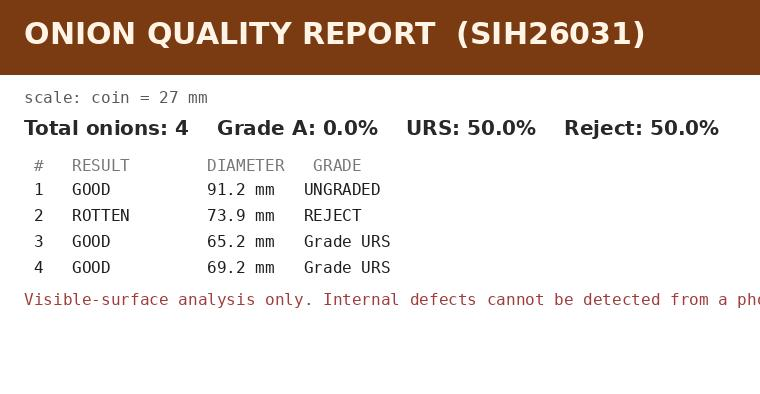
#> input picture onion-opencv-course/batch_output/report_card.jpg, 760 x 394 px
$ python grader.py batch_output/report_card.jpg 1.0
#> lines starting #> are read from the running program, lines starting #| are printed output that depends on the picture; after the words box and inside, x2 and y2 are one past the last pixel; in counts of white or black regions, pixels touching at a corner belong together
"""
grader.py  (SIH26031 — Step 2)
================================
The CORE engine of the onion grading app.

Given ONE photo of a batch of onions it:
  1. DETECTS each onion          -> threshold + contours + WATERSHED (splits touching onions)
  2. COUNTS them EXACTLY          -> one result per onion
  3. CLASSIFIES each              -> GOOD / DAMAGED / ROTTEN / SPROUTED / UNDERSIZED
  4. MEASURES diameter in mm      -> using a reference coin in the photo
  5. GRADES                       -> Grade A (45-65mm) / URS (35-70mm) / REJECT
  6. REPORTS                      -> annotated image + JSON + text + report card

Run it:
    python grader.py images/demo_batch.jpg 27
    python grader.py images/test_touching.jpg 27

Reference coin sizes: Rs.10 / Rs.2 = 27 mm, Rs.5 = 23 mm, Rs.1 = 22 mm.
If no coin is found it assumes the median onion is 55 mm and WARNS you.

HONESTY: this grades VISIBLE SURFACE quality only. A photo cannot see
inside an onion (internal rot, moisture) — we state this in every report.
"""
import os
import sys
import json
import cv2
import numpy as np
from PIL import Image, ImageDraw, ImageFont

# ------------------------------ CONFIG -------------------------------------
REF_DIAMETER_MM = 27.0          # default reference coin (Rs.10 / Rs.2)
MIN_AREA        = 1500          # ignore specks smaller than this (px^2)
GRADE_A_MM      = (45, 65)      # strict procurement spec
GRADE_URS_MM    = (35, 70)      # relaxed spec ("Grade URS")
UNDERSIZE_MM    = 35.0          # below this = UNDERSIZED
FONT_MONO = "/usr/share/fonts/truetype/dejavu/DejaVuSansMono.ttf"
FONT_BOLD = "/usr/share/fonts/truetype/dejavu/DejaVuSans-Bold.ttf"

COLORS = {
    "GOOD": (0, 180, 0), "DAMAGED": (0, 165, 255), "ROTTEN": (0, 0, 255),
    "SPROUTED": (0, 200, 200), "UNDERSIZED": (255, 140, 0), "COIN": (80, 80, 80),
}

# ----------------------------------------------------------------------------
# 1. READ IMAGE
# ----------------------------------------------------------------------------
def read_image(path, max_w=1200):
#> called with path = 'batch_output/report_card.jpg', max_w = 1200
    img = cv2.imread(path)
#> img is the input picture: shape (394, 760, 3); mean B, G, R 207.8, 214.9, 226.1
    if img is None:
        raise FileNotFoundError(f"Could not read image: {path}")
    h, w = img.shape[:2]
    if w > max_w:                       # keep the image a manageable size
        img = cv2.resize(img, (max_w, int(h * max_w / w)),
                         interpolation=cv2.INTER_AREA)
    return img

# ----------------------------------------------------------------------------
# 2. DETECT (find every onion)
# ----------------------------------------------------------------------------
def find_objects(img):
    """Turn the photo into a binary image where onions = white blobs,
    then return one contour per blob."""
    gray = cv2.cvtColor(img, cv2.COLOR_BGR2GRAY)
    blur = cv2.GaussianBlur(gray, (7, 7), 0)             # remove noise
    # Otsu picks the best cutoff: onion (dark) vs background (light)
    _, th = cv2.threshold(blur, 0, 255, cv2.THRESH_BINARY_INV + cv2.THRESH_OTSU)
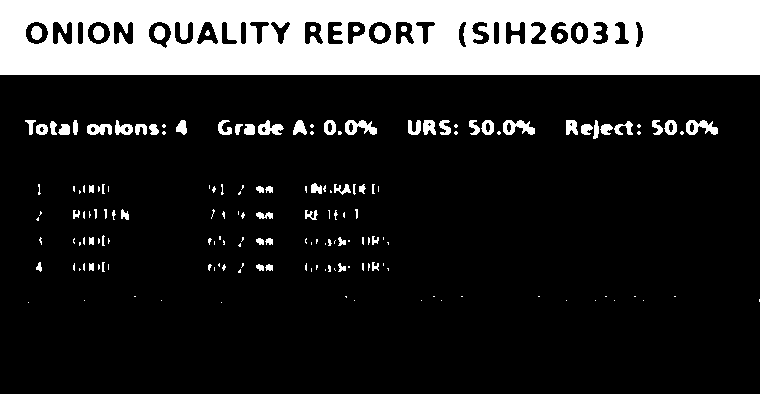
#> th: shape (394, 760); 19.2% white; 174 white regions (101 under 20 px), largest, box (x1, y1, x2, y2) and area: (0, 0, 760, 75) 50612, (503, 120, 535, 135) 282, (686, 120, 718, 135) 281
    k = np.ones((7, 7), np.uint8)
    th = cv2.morphologyEx(th, cv2.MORPH_CLOSE, k, iterations=2)   # fill holes
#> th: shape (394, 760); 23% white; 49 white regions (26 under 20 px), largest, box (x1, y1, x2, y2) and area: (0, 0, 760, 75) 57000, (566, 120, 718, 139) 1912, (218, 120, 377, 135) 1891
    th = cv2.morphologyEx(th, cv2.MORPH_OPEN, k, iterations=2)    # drop specks
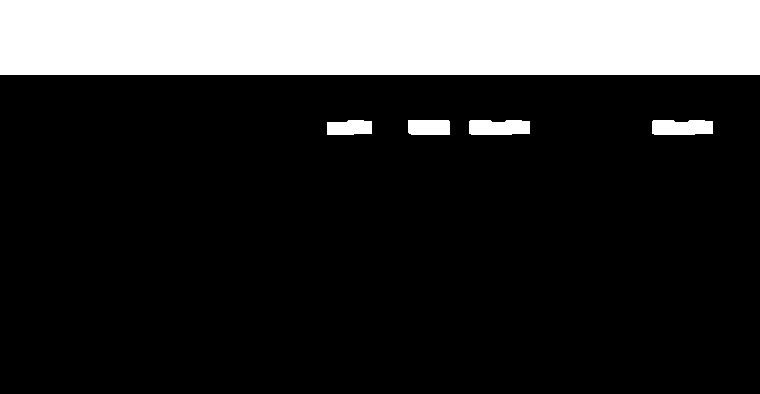
#> th: shape (394, 760); 20% white; 5 white regions
    contours, _ = cv2.findContours(th, cv2.RETR_EXTERNAL,
                                   cv2.CHAIN_APPROX_SIMPLE)
#> contours = 5 contours; box (x1, y1, x2, y2) and area: (0, 0, 760, 75) 56166, (652, 120, 713, 135) 785, (469, 120, 530, 135) 785, (408, 120, 450, 135) 570, (327, 120, 372, 135) 551
    contours = [c for c in contours if cv2.contourArea(c) >= MIN_AREA]
#> contours = [[[0, 0], [0, 74], [759, 74], [759, 0]]]
    return th, contours

# [39 lines left out: function _watershed_blob, not called in this run]

def split_merged(img, contours):
    """A blob that is BIGGER than a typical onion AND not round is probably
    2+ onions touching -> split it with watershed."""
    if not contours:
        return contours
    areas = np.array([cv2.contourArea(c) for c in contours])
#> areas = [56166]
    med = float(np.median(areas))
#> med = 56166
    out = []
    for c in contours:
        area = cv2.contourArea(c)
        perim = cv2.arcLength(c, True)
        circ = (4 * np.pi * area) / (perim ** 2) if perim else 0.0
        # merged clue: clearly bigger than the median AND squashed/not-round
        if area > 1.3 * med and circ < 0.75:
            out.extend(_watershed_blob(img, c))
        else:
            out.append(c)
#> this loop made 1 pass
#> (c, area, perim, circ) on pass 1: ([[0, 0], [0, 74], [759, 74], [759, 0]], 56166, 1666, 0.254)
#> after the loop, out = [[[0, 0], [0, 74], [759, 74], [759, 0]]]
#> in analyze_batch, `objs = [geom(c) for c in contours]`: objs = 1 item
    return out

# ----------------------------------------------------------------------------
# 3. GEOMETRY of each onion
# ----------------------------------------------------------------------------
def geom(c):
    area = cv2.contourArea(c)
    perim = cv2.arcLength(c, True)
    circ = (4 * np.pi * area) / (perim ** 2) if perim > 0 else 0.0
    x, y, w, h = cv2.boundingRect(c)
    d_px = 2 * np.sqrt(area / np.pi)       # equivalent diameter in PIXELS
    return dict(area=area, perim=perim, circ=circ, box=(x, y, w, h), d_px=d_px)

def detect_coin(objs):
    """The reference coin = a ROUND object clearly SMALLER than the onions."""
    if not objs:
        return None
    areas = np.array([o["area"] for o in objs])
#> areas = [56166]
    med = float(np.median(areas))
#> med = 56166
    cands = [o for o in objs if o["circ"] >= 0.80 and o["area"] < 0.6 * med]
#> cands = []
    return max(cands, key=lambda o: o["circ"]) if cands else None

# ----------------------------------------------------------------------------
# 4. CLASSIFY + GRADE
# ----------------------------------------------------------------------------
def classify(green_ratio, dark_ratio, brown_ratio, d_mm):
    """Rules over visible features (tune these on a labeled dataset later)."""
    if green_ratio >= 0.02:                              # green = sprout
        return "SPROUTED"
    if dark_ratio >= 0.12 or brown_ratio >= 0.40:        # lots of dark/brown = rot
        return "ROTTEN"
    if dark_ratio >= 0.04 or brown_ratio >= 0.15:        # some blemish = damaged
        return "DAMAGED"
    if d_mm < UNDERSIZE_MM:
        return "UNDERSIZED"
    return "GOOD"

def grade_for(label, d_mm):
    if label != "GOOD":
        return "REJECT"
    if GRADE_A_MM[0] <= d_mm <= GRADE_A_MM[1]:
        return "Grade A"
    if GRADE_URS_MM[0] <= d_mm <= GRADE_URS_MM[1]:
        return "Grade URS"
    return "UNGRADED"

# ----------------------------------------------------------------------------
# 5. MAIN
# ----------------------------------------------------------------------------
def analyze_batch(path, ref_mm=REF_DIAMETER_MM, out_dir="outputs"):
    os.makedirs(out_dir, exist_ok=True)
    img = read_image(path)

    _, contours = find_objects(img)
    if not contours:
        raise RuntimeError("No objects found — check lighting/background.")
    contours = split_merged(img, contours)               # split touching onions
    objs = [geom(c) for c in contours]
    coin = detect_coin(objs)

    # ---- scale: pixels -> millimetres ----
    if coin:
        px_per_mm = coin["d_px"] / ref_mm
        scale_note = f"scale: reference = {ref_mm:.0f} mm"
    else:
        median_d = float(np.median([o["d_px"] for o in objs]))
#> median_d = 267.4
        px_per_mm = median_d / 55.0
#> px_per_mm = 4.86
        scale_note = "WARNING: no reference object detected — assumed median onion = 55 mm"

    hsv = cv2.cvtColor(img, cv2.COLOR_BGR2HSV)
#> hsv: shape (394, 760, 3); mean H, S, V 10.5, 37.5, 226.2
    H, S, V = cv2.split(hsv)
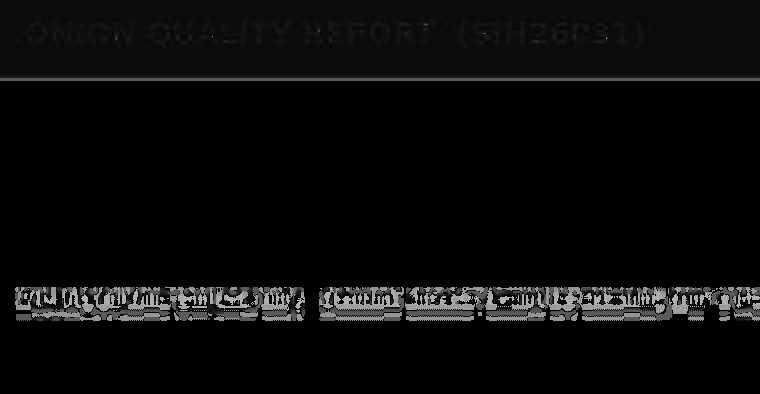
#> H: shape (394, 760); min 0, max 179, mean 10.5
    gray = cv2.cvtColor(img, cv2.COLOR_BGR2GRAY)

    # colour masks (healthy golden skin is BRIGHT; defects are DARKER -> V<=160)
    green = ((H >= 35) & (H <= 85) & (S >= 60) & (V >= 40)).astype(np.uint8)
#> green: shape (394, 760); every value is 0
    brown = ((H >= 8) & (H <= 25) & (S >= 60) & (V <= 160)).astype(np.uint8)
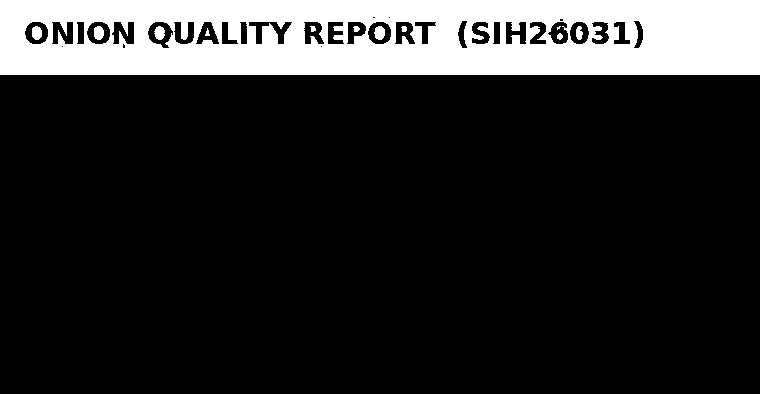
#> brown: shape (394, 760); values 0 (black) and 1 (white), 16.8% white; 12 white regions (1 under 20 px), largest, box (x1, y1, x2, y2) and area: (0, 0, 760, 75) 49654, (374, 26, 385, 40) 121, (94, 26, 104, 40) 117

    coin_idx = objs.index(coin) if coin else None
    results, annotated = [], img.copy()
#> results = []
    for i, (o, c) in enumerate(zip(objs, contours)):
        if coin_idx is not None and i == coin_idx:
            continue                                  # the coin is the ruler, not an onion
        mask = np.zeros_like(gray)
        cv2.drawContours(mask, [c], -1, 255, -1)
        px = mask > 0
        d_mm = o["d_px"] / px_per_mm
        green_ratio = float(green[px].mean())
        brown_ratio = float(brown[px].mean())
        dark_ratio  = float(np.mean(gray[px] < 70))
        label = classify(green_ratio, dark_ratio, brown_ratio, d_mm)
        grade = grade_for(label, d_mm)
        results.append(dict(d_mm=round(d_mm, 1), label=label, grade=grade,
                            circ=round(o["circ"], 2),
                            brown=round(brown_ratio, 3),
                            dark=round(dark_ratio, 3),
                            green=round(green_ratio, 3)))
        # ---- draw ----
        x, y, w, h = o["box"]
        col = COLORS[label]
        cv2.drawContours(annotated, [c], -1, col, 3)
        cv2.rectangle(annotated, (x, y), (x + w, y + h), (255, 0, 0), 2)
        cv2.putText(annotated, f"{label} {d_mm:.0f}mm [{grade}]",
                    (x, max(18, y - 8)), cv2.FONT_HERSHEY_SIMPLEX, 0.7, col, 2)
#> this loop made 1 pass
#> (c, d_mm, green_ratio, brown_ratio, dark_ratio, label, grade, x) on pass 1: ([[0, 0], [0, 74], [759, 74], [759, 0]], 55, 0, 0.883, 0.0458, 'ROTTEN', 'REJECT', 0)
#> pass 1, in analyze_batch, `px = mask > 0`:
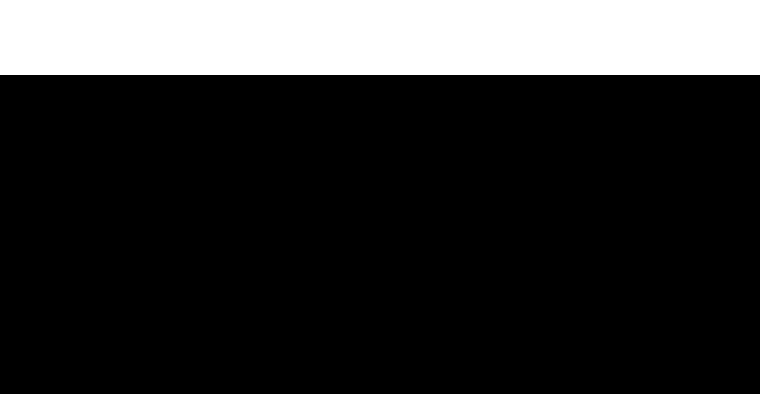
#> px: shape (394, 760) bool; 19% white; 1 white region, box (x1, y1, x2, y2) and area: (0, 0, 760, 75) 57000
#> after the loop:
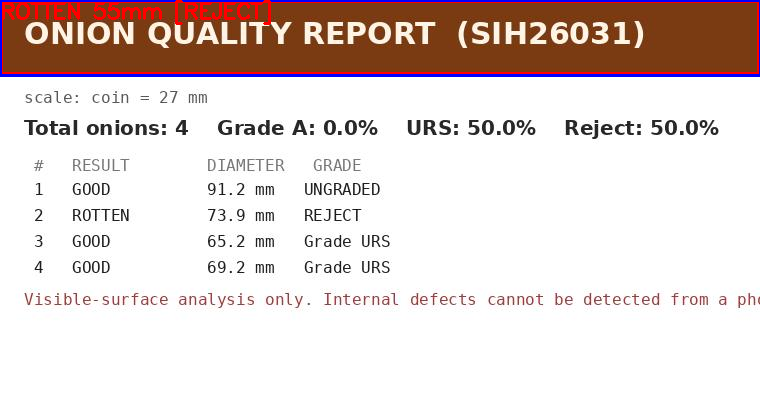
#> annotated: shape (394, 760, 3); 2.79% of pixels changed, all inside (x1, y1, x2, y2) = (0, 0, 760, 77)
#> after the loop, results = 1 item
    if coin:
        x, y, w, h = coin["box"]
        cv2.putText(annotated, "REF (scale)", (x, max(18, y - 8)),
                    cv2.FONT_HERSHEY_SIMPLEX, 0.6, COLORS["COIN"], 2)

    # ---- percentages ----
    total = len(results)
#> total = 1
    n_a = sum(1 for r in results if r["grade"] == "Grade A")
#> n_a = 0
    n_u = sum(1 for r in results if r["grade"] == "Grade URS")
#> n_u = 0
    summary = dict(total=total,
                   grade_a=round(100 * n_a / total, 1) if total else 0,
                   urs=round(100 * n_u / total, 1) if total else 0,
                   reject=round(100 * (total - n_a - n_u) / total, 1) if total else 0,
                   counts=dict(GradeA=n_a, URS=n_u, Reject=total - n_a - n_u),
                   scale=scale_note)
#> summary = 6 items
    report = dict(summary=summary, onions=results, ref_diameter_mm=ref_mm)
#> report = 3 items

    # ---- save outputs ----
    cv2.imwrite(os.path.join(out_dir, "annotated.jpg"), annotated)
    with open(os.path.join(out_dir, "report.json"), "w") as f:
        json.dump(report, f, indent=2, default=float)
    txt = [f"ONION QUALITY REPORT", f"{'='*22}", scale_note,
           f"Total onions: {total}",
           f"Grade A: {summary['grade_a']}%   URS: {summary['urs']}%   "
           f"Reject: {summary['reject']}%", ""]
    for i, r in enumerate(results, 1):
        txt.append(f"{i}. {r['label']:10s} {r['d_mm']:5.1f} mm   {r['grade']}")
#> this loop made 1 pass
#> i on pass 1: 1
#> after the loop, txt = 7 items
    txt.append("\nNOTE: visible surface analysis only — cannot detect internal defects.")
    with open(os.path.join(out_dir, "report.txt"), "w") as f:
        f.write("\n".join(txt))
    make_report_card(report, os.path.join(out_dir, "report_card.jpg"))

    return report, annotated

def make_report_card(report, path):
#> called with path = 'outputs/report_card.jpg'
    W, Hh = 760, 150 + 46 * len(report["onions"]) + 60
#> W = 760; Hh = 256
    img = Image.new("RGB", (W, Hh), (255, 255, 255))
#> img: PIL image 760x256 RGB; every value is 255
    d = ImageDraw.Draw(img)
    f_title = ImageFont.truetype(FONT_BOLD, 30)
    f_h = ImageFont.truetype(FONT_BOLD, 20)
    f_t = ImageFont.truetype(FONT_MONO, 16)
    d.rectangle([0, 0, W, 74], fill=(122, 59, 18))
    d.text((24, 16), "ONION QUALITY REPORT  (SIH26031)", font=f_title, fill=(255, 244, 230))
    d.text((24, 88), report["summary"]["scale"], font=f_t, fill=(90, 90, 90))
    y = 116
    s = report["summary"]
#> s = 6 items
    d.text((24, y), f"Total onions: {s['total']}    Grade A: {s['grade_a']}%    "
                    f"URS: {s['urs']}%    Reject: {s['reject']}%",
           font=f_h, fill=(40, 40, 40))
    y += 40
    d.text((24, y), " #   RESULT        DIAMETER   GRADE", font=f_t, fill=(120, 120, 120))
    y += 24
    for i, r in enumerate(report["onions"], 1):
        d.text((24, y), f"{i:2d}   {r['label']:<11s} {r['d_mm']:>6.1f} mm   {r['grade']}",
               font=f_t, fill=(30, 30, 30))
        y += 26
#> this loop made 1 pass
#> (i, y) on pass 1: (1, 206)
#> after the loop, y = 206
    d.text((24, y + 6),
           "Visible-surface analysis only. Internal defects cannot be detected from a photo.",
           font=f_t, fill=(160, 60, 60))
    img.save(path)
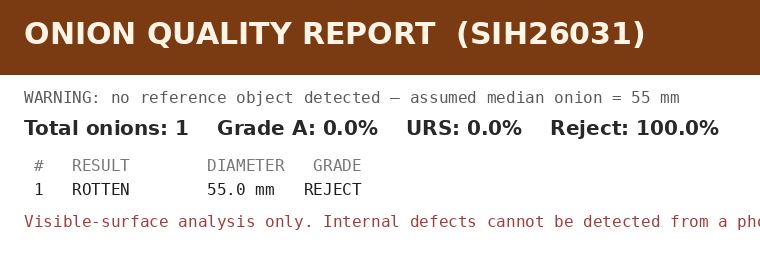
#> saved as report_card.jpg: PIL image 760x256 RGB; mean R, G, B 212.8, 195.1, 184

if __name__ == "__main__":
    if len(sys.argv) < 2:
        print("Usage: python grader.py <image_path> [reference_mm]")
        sys.exit(1)
    ref = float(sys.argv[2]) if len(sys.argv) > 2 else REF_DIAMETER_MM
    rep, _ = analyze_batch(sys.argv[1], ref)
#> rep = 3 items
    print(json.dumps(rep["summary"], indent=2))
#| {
#|   "total": 1,
#|   "grade_a": 0.0,
#|   "urs": 0.0,
#|   "reject": 100.0,
#|   "counts": {
#> (further printed lines are left out)
    for r in rep["onions"]:
        print(f"  {r['label']:10s} {r['d_mm']:5.1f} mm   {r['grade']}")
#> this loop made 1 pass
#|   ROTTEN      55.0 mm   REJECT
